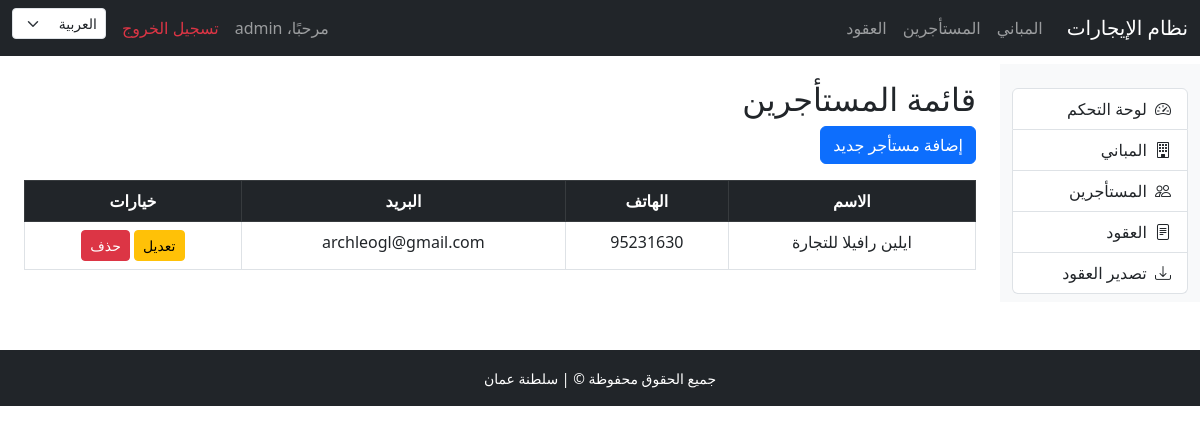
Screenshot of /ar/tenants/ (signed in) with the database file from the repository.
### tenants/models.py (models this page shows, shortened)
class Tenant(models.Model):
  full_name = models.CharField(
    max_length=255,
    verbose_name=_("الاسم الكامل")
  )
  national_id = models.CharField(
    max_length=20,
    unique=True,
    verbose_name=_("رقم الهوية الوطنية")
  )
  phone = models.CharField(
    max_length=20,
    verbose_name=_("رقم الهاتف")
  )
  email = models.EmailField(
    blank=True,
    null=True,
    verbose_name=_("البريد الإلكتروني")
  )
  address = models.TextField(
    verbose_name=_("العنوان")
  )
  class Meta:
    verbose_name = _("مستأجر")
    verbose_name_plural = _("المستأجرين")

### tenants/views.py (the view)
# urls.py: path('', TenantListView.as_view(), name='tenant_list'),
class TenantListView(LoginRequiredMixin, ListView):
  model = Tenant
  template_name = 'tenants/tenant_list.html'
  context_object_name = 'tenants'

### templates/tenants/tenant_list.html (shortened to what this page needs)
{% extends 'base.html' %}
{% load i18n %}
{% block content %}
<h2>{% trans "قائمة المستأجرين" %}</h2>
<a href="{% url 'tenant_add' %}" class="btn btn-primary mb-3">{% trans "إضافة مستأجر جديد" %}</a>
<table class="table table-bordered table-hover text-center">
    <thead class="table-dark">
    <tr>
        <th>{% trans "الاسم" %}</th>
        <th>{% trans " الهاتف" %}</th>
        <th>{% trans "البريد " %}</th>
        <th>{% trans "خيارات" %}</th>
    </tr>
        </thead>
    <tbody>
    {% for tenant in tenants %}
    <tr>
        <td>{{ tenant.full_name }}</td>
        <td>{{ tenant.phone }}</td>
        <td>{{ tenant.email }}</td>
        <td>
            <a href="{% url 'tenant_edit' tenant.id %}" class="btn btn-warning btn-sm">{% trans "تعديل" %}</a>
            <a href="{% url 'tenant_delete' tenant.id %}" class="btn btn-danger btn-sm">{% trans "حذف" %}</a>
        </td>
    </tr>
    {% endfor %}
        </tbody>
</table>
{% endblock %}

### templates/includes/navbar.html (shortened to what this page needs)
<nav class="navbar navbar-expand-lg navbar-dark bg-dark">
  <div class="container-fluid">
    <a class="navbar-brand" href="{% url 'dashboard' %}">نظام الإيجارات</a>
    <div class="collapse navbar-collapse" id="navbarSupportedContent">
      <ul class="navbar-nav me-auto mb-2 mb-lg-0">
        {% if user.is_authenticated %}
        <li class="nav-item"><a class="nav-link" href="{% url 'building_list' %}">المباني</a></li>
        <li class="nav-item"><a class="nav-link" href="{% url 'tenant_list' %}">المستأجرين</a></li>
        <li class="nav-item"><a class="nav-link" href="{% url 'contract_list' %}">العقود</a></li>
        {% endif %}
      </ul>
      <ul class="navbar-nav">
        {% if user.is_authenticated %}
        <li class="nav-item">
          <span class="nav-link">مرحبًا، {{ user.username }}</span>
        </li>
        <li class="nav-item">
          <a class="nav-link text-danger" href="{% url 'logout' %}">تسجيل الخروج</a>
        </li>
        {% else %}
        <li class="nav-item">
          <a class="nav-link" href="{% url 'login' %}">تسجيل الدخول</a>
        </li>
        {% endif %}
        <li class="nav-item">
          <form action="{% url 'set_language' %}" method="post" class="d-flex align-items-center">
            <select name="language" onchange="this.form.submit()" class="form-select form-select-sm ms-2">
              <option value="ar" {% if LANGUAGE_CODE == 'ar' %}selected{% endif %}>العربية</option>
            </select>
          </form>
        </li>
      </ul>
    </div>
  </div>
</nav>

### rows the page displays
Tenant: full_name "ايلين رافيلا للتجارة", phone "95231630", email "archleogl@gmail.com"

### other values shown
{{ user.username }} "admin"
